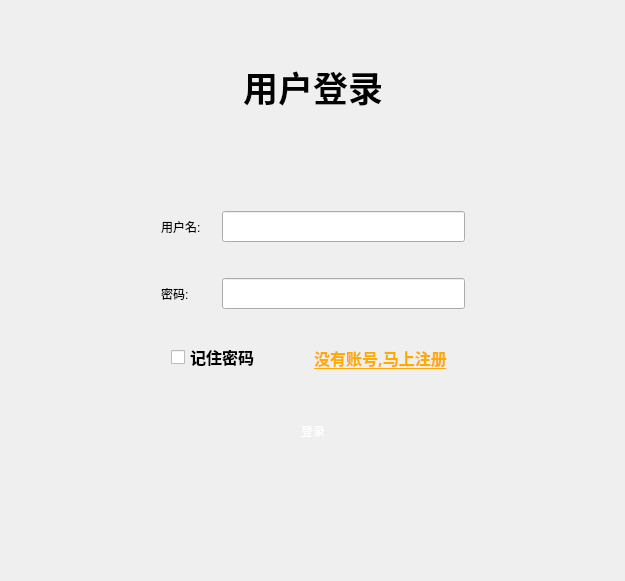
<?xml version="1.0" encoding="UTF-8"?>
<ui version="4.0">
 <class>Login</class>
 <widget class="QDialog" name="Login">
  <property name="geometry">
   <rect>
    <x>0</x>
    <y>0</y>
    <width>625</width>
    <height>581</height>
   </rect>
  </property>
  <property name="windowTitle">
   <string>Login</string>
  </property>
  <layout class="QVBoxLayout" name="verticalLayout_12">
   <item>
    <widget class="TitleWidget" name="title_widget" native="true"/>
   </item>
   <item>
    <widget class="QStackedWidget" name="stackedWidget">
     <property name="currentIndex">
      <number>0</number>
     </property>
     <widget class="QWidget" name="login_page">
      <layout class="QVBoxLayout" name="verticalLayout">
       <item>
        <widget class="QWidget" name="widget" native="true">
         <layout class="QHBoxLayout" name="horizontalLayout_3">
          <item>
           <spacer name="horizontalSpacer">
            <property name="orientation">
             <enum>Qt::Horizontal</enum>
            </property>
            <property name="sizeHint" stdset="0">
             <size>
              <width>103</width>
              <height>20</height>
             </size>
            </property>
           </spacer>
          </item>
          <item>
           <widget class="QWidget" name="widget_2" native="true">
            <layout class="QVBoxLayout" name="verticalLayout_2">
             <item>
              <widget class="QWidget" name="widget_6" native="true">
               <layout class="QHBoxLayout" name="horizontalLayout_4">
                <item>
                 <widget class="QLabel" name="label_3">
                  <property name="font">
                   <font>
                    <family>华文新魏</family>
                    <pointsize>26</pointsize>
                    <weight>75</weight>
                    <bold>true</bold>
                   </font>
                  </property>
                  <property name="text">
                   <string>用户登录</string>
                  </property>
                  <property name="alignment">
                   <set>Qt::AlignCenter</set>
                  </property>
                 </widget>
                </item>
               </layout>
              </widget>
             </item>
             <item>
              <widget class="QWidget" name="widget_7" native="true">
               <property name="minimumSize">
                <size>
                 <width>0</width>
                 <height>15</height>
                </size>
               </property>
              </widget>
             </item>
             <item>
              <widget class="QWidget" name="widget_3" native="true">
               <layout class="QGridLayout" name="gridLayout">
                <item row="2" column="0">
                 <widget class="QLabel" name="label_2">
                  <property name="text">
                   <string>密码:</string>
                  </property>
                  <property name="buddy">
                   <cstring>log_pwd</cstring>
                  </property>
                 </widget>
                </item>
                <item row="0" column="2">
                 <widget class="QLineEdit" name="log_usr">
                  <property name="minimumSize">
                   <size>
                    <width>0</width>
                    <height>25</height>
                   </size>
                  </property>
                  <property name="font">
                   <font>
                    <family>Aharoni</family>
                    <pointsize>12</pointsize>
                    <weight>75</weight>
                    <bold>true</bold>
                   </font>
                  </property>
                  <property name="alignment">
                   <set>Qt::AlignCenter</set>
                  </property>
                 </widget>
                </item>
                <item row="2" column="2">
                 <widget class="QLineEdit" name="log_pwd">
                  <property name="minimumSize">
                   <size>
                    <width>0</width>
                    <height>25</height>
                   </size>
                  </property>
                  <property name="font">
                   <font>
                    <family>Aharoni</family>
                    <pointsize>12</pointsize>
                    <weight>75</weight>
                    <bold>true</bold>
                   </font>
                  </property>
                  <property name="alignment">
                   <set>Qt::AlignCenter</set>
                  </property>
                 </widget>
                </item>
                <item row="0" column="0">
                 <widget class="QLabel" name="label">
                  <property name="text">
                   <string>用户名:</string>
                  </property>
                  <property name="buddy">
                   <cstring>log_usr</cstring>
                  </property>
                 </widget>
                </item>
                <item row="0" column="1">
                 <spacer name="horizontalSpacer_4">
                  <property name="orientation">
                   <enum>Qt::Horizontal</enum>
                  </property>
                  <property name="sizeType">
                   <enum>QSizePolicy::Fixed</enum>
                  </property>
                  <property name="sizeHint" stdset="0">
                   <size>
                    <width>15</width>
                    <height>20</height>
                   </size>
                  </property>
                 </spacer>
                </item>
                <item row="1" column="0">
                 <spacer name="verticalSpacer_3">
                  <property name="orientation">
                   <enum>Qt::Vertical</enum>
                  </property>
                  <property name="sizeType">
                   <enum>QSizePolicy::Fixed</enum>
                  </property>
                  <property name="sizeHint" stdset="0">
                   <size>
                    <width>20</width>
                    <height>30</height>
                   </size>
                  </property>
                 </spacer>
                </item>
               </layout>
              </widget>
             </item>
             <item>
              <widget class="QWidget" name="widget_4" native="true">
               <layout class="QHBoxLayout" name="horizontalLayout_2">
                <item>
                 <spacer name="horizontalSpacer_11">
                  <property name="orientation">
                   <enum>Qt::Horizontal</enum>
                  </property>
                  <property name="sizeType">
                   <enum>QSizePolicy::Fixed</enum>
                  </property>
                  <property name="sizeHint" stdset="0">
                   <size>
                    <width>10</width>
                    <height>20</height>
                   </size>
                  </property>
                 </spacer>
                </item>
                <item>
                 <widget class="QCheckBox" name="rember_pwd">
                  <property name="font">
                   <font>
                    <family>新宋体</family>
                    <pointsize>12</pointsize>
                    <weight>75</weight>
                    <bold>true</bold>
                   </font>
                  </property>
                  <property name="text">
                   <string>记住密码</string>
                  </property>
                 </widget>
                </item>
                <item>
                 <spacer name="horizontalSpacer_3">
                  <property name="orientation">
                   <enum>Qt::Horizontal</enum>
                  </property>
                  <property name="sizeHint" stdset="0">
                   <size>
                    <width>40</width>
                    <height>20</height>
                   </size>
                  </property>
                 </spacer>
                </item>
                <item>
                 <widget class="QToolButton" name="log_register_btn">
                  <property name="font">
                   <font>
                    <family>新宋体</family>
                    <pointsize>12</pointsize>
                    <weight>75</weight>
                    <bold>true</bold>
                    <underline>true</underline>
                   </font>
                  </property>
                  <property name="styleSheet">
                   <string notr="true">color: rgb(255, 170, 0);</string>
                  </property>
                  <property name="text">
                   <string>没有账号,马上注册</string>
                  </property>
                  <property name="autoRaise">
                   <bool>true</bool>
                  </property>
                 </widget>
                </item>
                <item>
                 <spacer name="horizontalSpacer_12">
                  <property name="orientation">
                   <enum>Qt::Horizontal</enum>
                  </property>
                  <property name="sizeType">
                   <enum>QSizePolicy::Fixed</enum>
                  </property>
                  <property name="sizeHint" stdset="0">
                   <size>
                    <width>10</width>
                    <height>20</height>
                   </size>
                  </property>
                 </spacer>
                </item>
               </layout>
              </widget>
             </item>
             <item>
              <widget class="QWidget" name="widget_5" native="true">
               <layout class="QHBoxLayout" name="horizontalLayout">
                <item>
                 <widget class="QToolButton" name="login_btn">
                  <property name="minimumSize">
                   <size>
                    <width>200</width>
                    <height>50</height>
                   </size>
                  </property>
                  <property name="styleSheet">
                   <string notr="true">border-image: url(:/images/balckButton.png);
font: 75 18pt &quot;新宋体&quot;;
color: rgb(255, 255, 255);</string>
                  </property>
                  <property name="text">
                   <string>登录</string>
                  </property>
                  <property name="autoRaise">
                   <bool>true</bool>
                  </property>
                 </widget>
                </item>
               </layout>
              </widget>
             </item>
             <item>
              <widget class="QWidget" name="widget_8" native="true">
               <property name="minimumSize">
                <size>
                 <width>0</width>
                 <height>15</height>
                </size>
               </property>
              </widget>
             </item>
            </layout>
           </widget>
          </item>
          <item>
           <spacer name="horizontalSpacer_2">
            <property name="orientation">
             <enum>Qt::Horizontal</enum>
            </property>
            <property name="sizeHint" stdset="0">
             <size>
              <width>102</width>
              <height>20</height>
             </size>
            </property>
           </spacer>
          </item>
         </layout>
        </widget>
       </item>
      </layout>
     </widget>
     <widget class="QWidget" name="register_page">
      <layout class="QVBoxLayout" name="verticalLayout_3">
       <item>
        <spacer name="verticalSpacer_2">
         <property name="orientation">
          <enum>Qt::Vertical</enum>
         </property>
         <property name="sizeHint" stdset="0">
          <size>
           <width>20</width>
           <height>62</height>
          </size>
         </property>
        </spacer>
       </item>
       <item>
        <widget class="QWidget" name="widget_9" native="true">
         <layout class="QHBoxLayout" name="horizontalLayout_17">
          <item>
           <spacer name="horizontalSpacer_20">
            <property name="orientation">
             <enum>Qt::Horizontal</enum>
            </property>
            <property name="sizeHint" stdset="0">
             <size>
              <width>119</width>
              <height>20</height>
             </size>
            </property>
           </spacer>
          </item>
          <item>
           <widget class="QWidget" name="widget_32" native="true">
            <layout class="QVBoxLayout" name="verticalLayout_10">
             <item>
              <widget class="QWidget" name="widget_33" native="true">
               <layout class="QHBoxLayout" name="horizontalLayout_18">
                <item>
                 <widget class="QLabel" name="label_28">
                  <property name="font">
                   <font>
                    <family>华文新魏</family>
                    <pointsize>26</pointsize>
                    <weight>75</weight>
                    <bold>true</bold>
                   </font>
                  </property>
                  <property name="text">
                   <string>用户注册</string>
                  </property>
                  <property name="alignment">
                   <set>Qt::AlignCenter</set>
                  </property>
                 </widget>
                </item>
               </layout>
              </widget>
             </item>
             <item>
              <widget class="QWidget" name="widget_34" native="true">
               <layout class="QGridLayout" name="gridLayout_6">
                <item row="5" column="0">
                 <widget class="QLabel" name="label_29">
                  <property name="text">
                   <string>邮  箱：</string>
                  </property>
                 </widget>
                </item>
                <item row="4" column="0">
                 <widget class="QLabel" name="label_30">
                  <property name="text">
                   <string>手  机：</string>
                  </property>
                 </widget>
                </item>
                <item row="4" column="2">
                 <widget class="QLineEdit" name="reg_phone">
                  <property name="minimumSize">
                   <size>
                    <width>0</width>
                    <height>25</height>
                   </size>
                  </property>
                  <property name="font">
                   <font>
                    <family>宋体</family>
                   </font>
                  </property>
                  <property name="alignment">
                   <set>Qt::AlignCenter</set>
                  </property>
                 </widget>
                </item>
                <item row="3" column="2">
                 <widget class="QLineEdit" name="reg_surepwd">
                  <property name="minimumSize">
                   <size>
                    <width>0</width>
                    <height>25</height>
                   </size>
                  </property>
                  <property name="font">
                   <font>
                    <family>宋体</family>
                   </font>
                  </property>
                  <property name="echoMode">
                   <enum>QLineEdit::Password</enum>
                  </property>
                  <property name="alignment">
                   <set>Qt::AlignCenter</set>
                  </property>
                 </widget>
                </item>
                <item row="3" column="0">
                 <widget class="QLabel" name="label_31">
                  <property name="text">
                   <string>确定密码：</string>
                  </property>
                 </widget>
                </item>
                <item row="5" column="2">
                 <widget class="QLineEdit" name="reg_mail">
                  <property name="minimumSize">
                   <size>
                    <width>0</width>
                    <height>25</height>
                   </size>
                  </property>
                  <property name="font">
                   <font>
                    <family>宋体</family>
                   </font>
                  </property>
                  <property name="alignment">
                   <set>Qt::AlignCenter</set>
                  </property>
                 </widget>
                </item>
                <item row="0" column="0">
                 <widget class="QLabel" name="label_32">
                  <property name="text">
                   <string>用户名：</string>
                  </property>
                 </widget>
                </item>
                <item row="2" column="0">
                 <widget class="QLabel" name="label_33">
                  <property name="text">
                   <string>密  码：</string>
                  </property>
                 </widget>
                </item>
                <item row="1" column="2">
                 <widget class="QLineEdit" name="reg_nickname">
                  <property name="minimumSize">
                   <size>
                    <width>0</width>
                    <height>25</height>
                   </size>
                  </property>
                  <property name="font">
                   <font>
                    <family>宋体</family>
                   </font>
                  </property>
                  <property name="alignment">
                   <set>Qt::AlignCenter</set>
                  </property>
                 </widget>
                </item>
                <item row="2" column="2">
                 <widget class="QLineEdit" name="reg_pwd">
                  <property name="minimumSize">
                   <size>
                    <width>0</width>
                    <height>25</height>
                   </size>
                  </property>
                  <property name="font">
                   <font>
                    <family>宋体</family>
                   </font>
                  </property>
                  <property name="echoMode">
                   <enum>QLineEdit::Password</enum>
                  </property>
                  <property name="alignment">
                   <set>Qt::AlignCenter</set>
                  </property>
                 </widget>
                </item>
                <item row="1" column="0">
                 <widget class="QLabel" name="label_34">
                  <property name="text">
                   <string>昵  称：</string>
                  </property>
                 </widget>
                </item>
                <item row="0" column="2">
                 <widget class="QLineEdit" name="reg_usr">
                  <property name="minimumSize">
                   <size>
                    <width>0</width>
                    <height>25</height>
                   </size>
                  </property>
                  <property name="font">
                   <font>
                    <family>宋体</family>
                   </font>
                  </property>
                  <property name="alignment">
                   <set>Qt::AlignCenter</set>
                  </property>
                 </widget>
                </item>
                <item row="0" column="1">
                 <spacer name="horizontalSpacer_21">
                  <property name="orientation">
                   <enum>Qt::Horizontal</enum>
                  </property>
                  <property name="sizeType">
                   <enum>QSizePolicy::Fixed</enum>
                  </property>
                  <property name="sizeHint" stdset="0">
                   <size>
                    <width>15</width>
                    <height>20</height>
                   </size>
                  </property>
                 </spacer>
                </item>
               </layout>
              </widget>
             </item>
             <item>
              <widget class="QWidget" name="widget_35" native="true">
               <layout class="QHBoxLayout" name="horizontalLayout_19">
                <item>
                 <widget class="QToolButton" name="register_btn">
                  <property name="minimumSize">
                   <size>
                    <width>200</width>
                    <height>50</height>
                   </size>
                  </property>
                  <property name="styleSheet">
                   <string notr="true">border-image: url(:/images/balckButton.png);
font: 75 18pt &quot;新宋体&quot;;
color: rgb(255, 255, 255);</string>
                  </property>
                  <property name="text">
                   <string>注册</string>
                  </property>
                  <property name="autoRaise">
                   <bool>true</bool>
                  </property>
                 </widget>
                </item>
               </layout>
              </widget>
             </item>
             <item>
              <widget class="QWidget" name="widget_36" native="true">
               <property name="minimumSize">
                <size>
                 <width>0</width>
                 <height>15</height>
                </size>
               </property>
              </widget>
             </item>
            </layout>
           </widget>
          </item>
          <item>
           <spacer name="horizontalSpacer_22">
            <property name="orientation">
             <enum>Qt::Horizontal</enum>
            </property>
            <property name="sizeHint" stdset="0">
             <size>
              <width>118</width>
              <height>20</height>
             </size>
            </property>
           </spacer>
          </item>
         </layout>
        </widget>
       </item>
       <item>
        <spacer name="verticalSpacer">
         <property name="orientation">
          <enum>Qt::Vertical</enum>
         </property>
         <property name="sizeHint" stdset="0">
          <size>
           <width>20</width>
           <height>61</height>
          </size>
         </property>
        </spacer>
       </item>
      </layout>
     </widget>
     <widget class="QWidget" name="set_page">
      <widget class="QWidget" name="widget_37" native="true">
       <property name="geometry">
        <rect>
         <x>-20</x>
         <y>30</y>
         <width>622</width>
         <height>388</height>
        </rect>
       </property>
       <layout class="QHBoxLayout" name="horizontalLayout_20">
        <item>
         <spacer name="horizontalSpacer_23">
          <property name="orientation">
           <enum>Qt::Horizontal</enum>
          </property>
          <property name="sizeHint" stdset="0">
           <size>
            <width>119</width>
            <height>20</height>
           </size>
          </property>
         </spacer>
        </item>
        <item>
         <widget class="QWidget" name="widget_38" native="true">
          <layout class="QVBoxLayout" name="verticalLayout_11">
           <item>
            <widget class="QWidget" name="widget_39" native="true">
             <layout class="QHBoxLayout" name="horizontalLayout_21">
              <item>
               <widget class="QLabel" name="label_35">
                <property name="font">
                 <font>
                  <family>华文新魏</family>
                  <pointsize>26</pointsize>
                  <weight>75</weight>
                  <bold>true</bold>
                 </font>
                </property>
                <property name="text">
                 <string>服务器设置</string>
                </property>
                <property name="alignment">
                 <set>Qt::AlignCenter</set>
                </property>
               </widget>
              </item>
             </layout>
            </widget>
           </item>
           <item>
            <widget class="QWidget" name="widget_40" native="true">
             <layout class="QGridLayout" name="gridLayout_7">
              <item row="0" column="1">
               <spacer name="horizontalSpacer_24">
                <property name="orientation">
                 <enum>Qt::Horizontal</enum>
                </property>
                <property name="sizeType">
                 <enum>QSizePolicy::Fixed</enum>
                </property>
                <property name="sizeHint" stdset="0">
                 <size>
                  <width>20</width>
                  <height>20</height>
                 </size>
                </property>
               </spacer>
              </item>
              <item row="0" column="2">
               <widget class="QLineEdit" name="address_server">
                <property name="minimumSize">
                 <size>
                  <width>0</width>
                  <height>25</height>
                 </size>
                </property>
                <property name="font">
                 <font>
                  <family>宋体</family>
                 </font>
                </property>
                <property name="alignment">
                 <set>Qt::AlignCenter</set>
                </property>
               </widget>
              </item>
              <item row="0" column="0">
               <widget class="QLabel" name="label_36">
                <property name="text">
                 <string>服务器地址:</string>
                </property>
               </widget>
              </item>
              <item row="2" column="2">
               <widget class="QLineEdit" name="port_server">
                <property name="minimumSize">
                 <size>
                  <width>0</width>
                  <height>25</height>
                 </size>
                </property>
                <property name="font">
                 <font>
                  <family>宋体</family>
                 </font>
                </property>
                <property name="alignment">
                 <set>Qt::AlignCenter</set>
                </property>
               </widget>
              </item>
              <item row="2" column="0">
               <widget class="QLabel" name="label_37">
                <property name="text">
                 <string>服务器端口:</string>
                </property>
               </widget>
              </item>
              <item row="1" column="0">
               <spacer name="verticalSpacer_8">
                <property name="orientation">
                 <enum>Qt::Vertical</enum>
                </property>
                <property name="sizeType">
                 <enum>QSizePolicy::Fixed</enum>
                </property>
                <property name="sizeHint" stdset="0">
                 <size>
                  <width>20</width>
                  <height>25</height>
                 </size>
                </property>
               </spacer>
              </item>
             </layout>
            </widget>
           </item>
           <item>
            <widget class="QWidget" name="set_ok_btn_2" native="true">
             <layout class="QHBoxLayout" name="horizontalLayout_22">
              <item>
               <widget class="QToolButton" name="set_ok_btn">
                <property name="minimumSize">
                 <size>
                  <width>200</width>
                  <height>50</height>
                 </size>
                </property>
                <property name="styleSheet">
                 <string notr="true">border-image: url(:/images/balckButton.png);
font: 75 18pt &quot;新宋体&quot;;
color: rgb(255, 255, 255);</string>
                </property>
                <property name="text">
                 <string>确定</string>
                </property>
                <property name="autoRaise">
                 <bool>true</bool>
                </property>
               </widget>
              </item>
             </layout>
            </widget>
           </item>
           <item>
            <widget class="QWidget" name="widget_42" native="true">
             <property name="maximumSize">
              <size>
               <width>16777215</width>
               <height>20</height>
              </size>
             </property>
            </widget>
           </item>
          </layout>
         </widget>
        </item>
        <item>
         <spacer name="horizontalSpacer_25">
          <property name="orientation">
           <enum>Qt::Horizontal</enum>
          </property>
          <property name="sizeHint" stdset="0">
           <size>
            <width>118</width>
            <height>20</height>
           </size>
          </property>
         </spacer>
        </item>
       </layout>
      </widget>
     </widget>
    </widget>
   </item>
  </layout>
 </widget>
 <layoutdefault spacing="6" margin="11"/>
 <customwidgets>
  <customwidget>
   <class>TitleWidget</class>
   <extends>QWidget</extends>
   <header location="global">selfwidget/titlewidget.h</header>
   <container>1</container>
  </customwidget>
 </customwidgets>
 <resources/>
 <connections/>
</ui>
